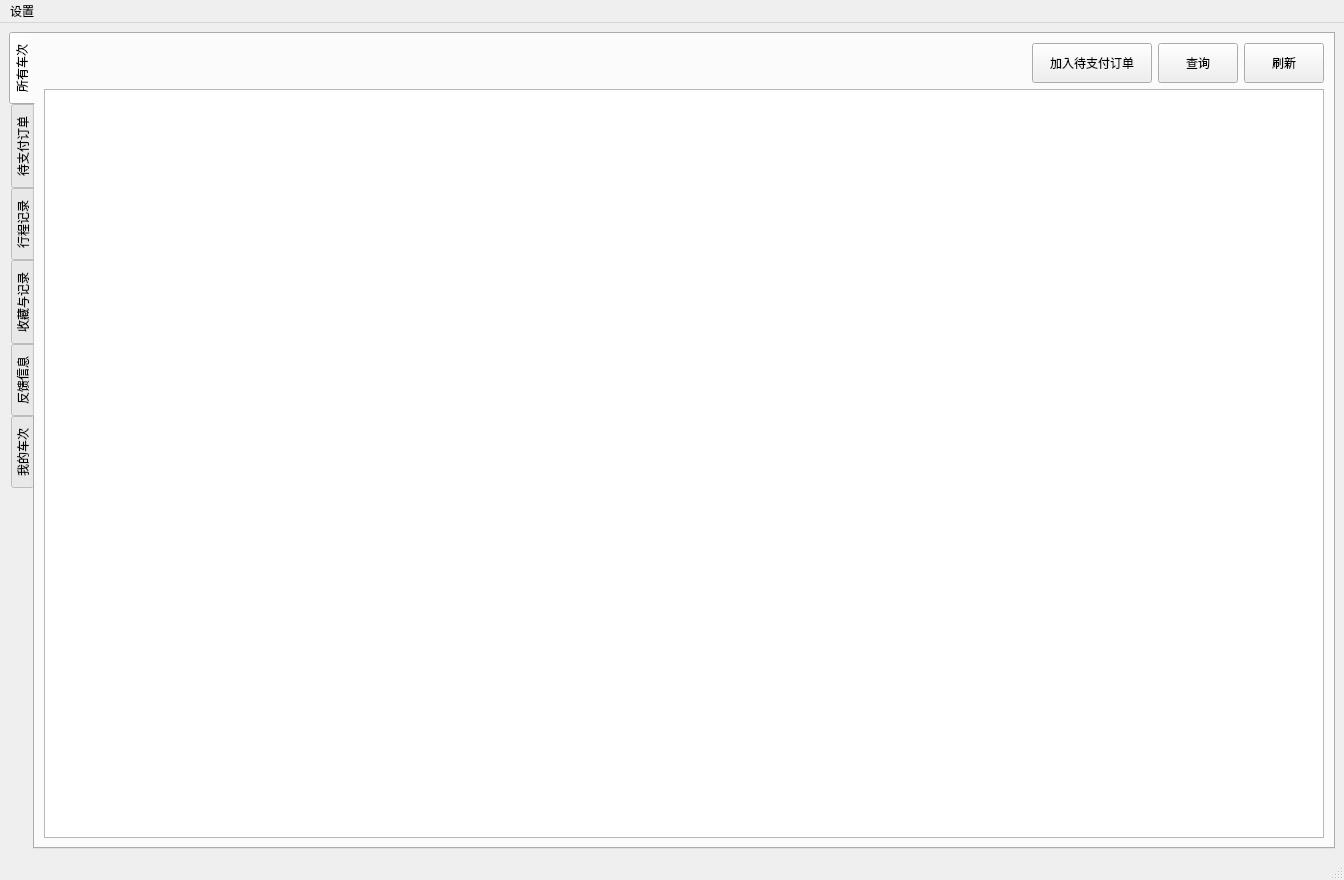
<?xml version="1.0" encoding="UTF-8"?>
<ui version="4.0">
 <class>UserWindow</class>
 <widget class="QMainWindow" name="UserWindow">
  <property name="geometry">
   <rect>
    <x>0</x>
    <y>0</y>
    <width>1344</width>
    <height>880</height>
   </rect>
  </property>
  <property name="windowTitle">
   <string/>
  </property>
  <property name="styleSheet">
   <string notr="true">QWidget#tabCart{
border-image: url(:/resources/22.jpg) 0 0 0 0 stretch stretch;
}</string>
  </property>
  <widget class="QWidget" name="centralwidget">
   <property name="styleSheet">
    <string notr="true"/>
   </property>
   <layout class="QGridLayout" name="gridLayout_3">
    <item row="0" column="0">
     <widget class="QTabWidget" name="tabWidget">
      <property name="styleSheet">
       <string notr="true">QWidget#tabGoods{
border-image: url(:/resources/37.jpg) 0 0 0 0 stretch stretch;
}</string>
      </property>
      <property name="tabPosition">
       <enum>QTabWidget::TabPosition::West</enum>
      </property>
      <property name="currentIndex">
       <number>0</number>
      </property>
      <widget class="QWidget" name="tabGoods">
       <property name="styleSheet">
        <string notr="true">QWidget#tabGoods{
border-image: url(:/resources/41.jpg) 0 0 0 0 stretch stretch;
}</string>
       </property>
       <attribute name="title">
        <string>所有车次</string>
       </attribute>
       <layout class="QGridLayout" name="gridLayout_2">
        <item row="0" column="1">
         <layout class="QGridLayout" name="gridLayoutGoods">
          <item row="0" column="2">
           <widget class="QPushButton" name="pushButtonGoodsRefresh">
            <property name="minimumSize">
             <size>
              <width>80</width>
              <height>40</height>
             </size>
            </property>
            <property name="styleSheet">
             <string notr="true">QPushButton {
border-image: url(:/resources/a1.jpg) 0 0 0 0 stretch stretch;
	font: 20pt &quot;Kunstler Script&quot;;


}


QPushButton:hover {
border-image: url(:/resources/a1.jpg) 0 0 0 0 stretch stretch;

font: 8pt &quot;Kunstler Script&quot;;
}


QPushButton:pressed {
border-image: url(:/resources/a1.jpg) 0 0 0 0 stretch stretch;
	font: 20pt &quot;Kunstler Script&quot;;


}</string>
            </property>
            <property name="text">
             <string>刷新</string>
            </property>
           </widget>
          </item>
          <item row="0" column="0">
           <widget class="QPushButton" name="pushButtonGoodsCart">
            <property name="minimumSize">
             <size>
              <width>120</width>
              <height>40</height>
             </size>
            </property>
            <property name="styleSheet">
             <string notr="true">QPushButton {
border-image: url(:/resources/a1.jpg) 0 0 0 0 stretch stretch;
	font: 20pt &quot;Kunstler Script&quot;;


}


QPushButton:hover {
border-image: url(:/resources/a1.jpg) 0 0 0 0 stretch stretch;

font: 8pt &quot;Kunstler Script&quot;;
}


QPushButton:pressed {
border-image: url(:/resources/a1.jpg) 0 0 0 0 stretch stretch;
	font: 20pt &quot;Kunstler Script&quot;;


}</string>
            </property>
            <property name="text">
             <string>加入待支付订单</string>
            </property>
           </widget>
          </item>
          <item row="0" column="1">
           <widget class="QPushButton" name="pushButtonGoodsSearch">
            <property name="minimumSize">
             <size>
              <width>80</width>
              <height>40</height>
             </size>
            </property>
            <property name="styleSheet">
             <string notr="true">QPushButton {
border-image: url(:/resources/a1.jpg) 0 0 0 0 stretch stretch;
	font: 20pt &quot;Kunstler Script&quot;;


}


QPushButton:hover {
border-image: url(:/resources/a1.jpg) 0 0 0 0 stretch stretch;

font: 8pt &quot;Kunstler Script&quot;;
}


QPushButton:pressed {
border-image: url(:/resources/a1.jpg) 0 0 0 0 stretch stretch;
	font: 20pt &quot;Kunstler Script&quot;;


}</string>
            </property>
            <property name="text">
             <string>查询</string>
            </property>
           </widget>
          </item>
         </layout>
        </item>
        <item row="0" column="0">
         <spacer name="horizontalSpacerGoods">
          <property name="orientation">
           <enum>Qt::Orientation::Horizontal</enum>
          </property>
          <property name="sizeHint" stdset="0">
           <size>
            <width>975</width>
            <height>20</height>
           </size>
          </property>
         </spacer>
        </item>
        <item row="1" column="0" colspan="2">
         <widget class="QTableView" name="tableViewGoods">
          <property name="styleSheet">
           <string notr="true">QTableView#tableViewGoods{
border-image: url(:/resources/37.jpg) 0 0 0 0 stretch stretch;
}</string>
          </property>
         </widget>
        </item>
       </layout>
      </widget>
      <widget class="QWidget" name="tabCart">
       <property name="styleSheet">
        <string notr="true">QWidget#tabCart{
border-image: url(:/resources/50.jpg) 0 0 0 0 stretch stretch;
}</string>
       </property>
       <attribute name="title">
        <string>待支付订单</string>
       </attribute>
       <layout class="QGridLayout" name="gridLayout_5">
        <item row="0" column="0">
         <spacer name="horizontalSpacerRecordation_2">
          <property name="orientation">
           <enum>Qt::Orientation::Horizontal</enum>
          </property>
          <property name="sizeHint" stdset="0">
           <size>
            <width>1022</width>
            <height>20</height>
           </size>
          </property>
         </spacer>
        </item>
        <item row="0" column="1">
         <widget class="QPushButton" name="pushButtonCartPay">
          <property name="minimumSize">
           <size>
            <width>80</width>
            <height>40</height>
           </size>
          </property>
          <property name="styleSheet">
           <string notr="true">QPushButton {
border-image: url(:/resources/a1.jpg) 0 0 0 0 stretch stretch;
	font: 20pt &quot;Kunstler Script&quot;;


}


QPushButton:hover {
border-image: url(:/resources/a1.jpg) 0 0 0 0 stretch stretch;

font: 8pt &quot;Kunstler Script&quot;;
}


QPushButton:pressed {
border-image: url(:/resources/a1.jpg) 0 0 0 0 stretch stretch;
	font: 20pt &quot;Kunstler Script&quot;;


}</string>
          </property>
          <property name="text">
           <string>付款</string>
          </property>
         </widget>
        </item>
        <item row="0" column="2">
         <widget class="QPushButton" name="pushButtonCartRemove">
          <property name="minimumSize">
           <size>
            <width>80</width>
            <height>40</height>
           </size>
          </property>
          <property name="styleSheet">
           <string notr="true">QPushButton {
border-image: url(:/resources/a1.jpg) 0 0 0 0 stretch stretch;
	font: 20pt &quot;Kunstler Script&quot;;


}


QPushButton:hover {
border-image: url(:/resources/a1.jpg) 0 0 0 0 stretch stretch;

font: 8pt &quot;Kunstler Script&quot;;
}


QPushButton:pressed {
border-image: url(:/resources/a1.jpg) 0 0 0 0 stretch stretch;
	font: 20pt &quot;Kunstler Script&quot;;


}</string>
          </property>
          <property name="text">
           <string> 移除</string>
          </property>
         </widget>
        </item>
        <item row="0" column="3">
         <widget class="QPushButton" name="pushButtonCartRefresh">
          <property name="minimumSize">
           <size>
            <width>80</width>
            <height>40</height>
           </size>
          </property>
          <property name="styleSheet">
           <string notr="true">QPushButton {
border-image: url(:/resources/a1.jpg) 0 0 0 0 stretch stretch;
	font: 20pt &quot;Kunstler Script&quot;;


}


QPushButton:hover {
border-image: url(:/resources/a1.jpg) 0 0 0 0 stretch stretch;

font: 8pt &quot;Kunstler Script&quot;;
}


QPushButton:pressed {
border-image: url(:/resources/a1.jpg) 0 0 0 0 stretch stretch;
	font: 20pt &quot;Kunstler Script&quot;;


}</string>
          </property>
          <property name="text">
           <string>刷新</string>
          </property>
         </widget>
        </item>
        <item row="1" column="0" colspan="4">
         <widget class="QTableView" name="tableViewCart">
          <property name="enabled">
           <bool>true</bool>
          </property>
          <property name="styleSheet">
           <string notr="true"/>
          </property>
         </widget>
        </item>
       </layout>
      </widget>
      <widget class="QWidget" name="tabRecordation">
       <property name="styleSheet">
        <string notr="true">QWidget#tabRecordation{
border-image: url(:/resources/37.jpg) 0 0 0 0 stretch stretch;
}</string>
       </property>
       <attribute name="title">
        <string>行程记录</string>
       </attribute>
       <layout class="QGridLayout" name="gridLayout">
        <item row="0" column="2">
         <layout class="QGridLayout" name="gridLayoutRecordation">
          <item row="1" column="1">
           <widget class="QPushButton" name="pushButtonGoodsReturn">
            <property name="minimumSize">
             <size>
              <width>80</width>
              <height>40</height>
             </size>
            </property>
            <property name="styleSheet">
             <string notr="true">QPushButton {
border-image: url(:/resources/a1.jpg) 0 0 0 0 stretch stretch;
	font: 20pt &quot;Kunstler Script&quot;;


}


QPushButton:hover {
border-image: url(:/resources/a1.jpg) 0 0 0 0 stretch stretch;

font: 8pt &quot;Kunstler Script&quot;;
}


QPushButton:pressed {
border-image: url(:/resources/a1.jpg) 0 0 0 0 stretch stretch;
	font: 20pt &quot;Kunstler Script&quot;;


}</string>
            </property>
            <property name="text">
             <string>退票</string>
            </property>
           </widget>
          </item>
          <item row="1" column="2">
           <widget class="QPushButton" name="pushButtonRecordationSearch">
            <property name="minimumSize">
             <size>
              <width>80</width>
              <height>40</height>
             </size>
            </property>
            <property name="styleSheet">
             <string notr="true">QPushButton {
border-image: url(:/resources/a1.jpg) 0 0 0 0 stretch stretch;
	font: 20pt &quot;Kunstler Script&quot;;


}


QPushButton:hover {
border-image: url(:/resources/a1.jpg) 0 0 0 0 stretch stretch;

font: 8pt &quot;Kunstler Script&quot;;
}


QPushButton:pressed {
border-image: url(:/resources/a1.jpg) 0 0 0 0 stretch stretch;
	font: 20pt &quot;Kunstler Script&quot;;


}</string>
            </property>
            <property name="text">
             <string>查询</string>
            </property>
           </widget>
          </item>
          <item row="1" column="3">
           <widget class="QPushButton" name="pushButtonRecordationRefresh">
            <property name="minimumSize">
             <size>
              <width>80</width>
              <height>40</height>
             </size>
            </property>
            <property name="styleSheet">
             <string notr="true">QPushButton {
border-image: url(:/resources/a1.jpg) 0 0 0 0 stretch stretch;
	font: 20pt &quot;Kunstler Script&quot;;


}


QPushButton:hover {
border-image: url(:/resources/a1.jpg) 0 0 0 0 stretch stretch;

font: 8pt &quot;Kunstler Script&quot;;
}


QPushButton:pressed {
border-image: url(:/resources/a1.jpg) 0 0 0 0 stretch stretch;
	font: 20pt &quot;Kunstler Script&quot;;


}</string>
            </property>
            <property name="text">
             <string>刷新</string>
            </property>
           </widget>
          </item>
          <item row="1" column="0">
           <widget class="QPushButton" name="pushButtonShoucang">
            <property name="minimumSize">
             <size>
              <width>80</width>
              <height>40</height>
             </size>
            </property>
            <property name="styleSheet">
             <string notr="true">QPushButton {
border-image: url(:/resources/a1.jpg) 0 0 0 0 stretch stretch;
	font: 20pt &quot;Kunstler Script&quot;;


}


QPushButton:hover {
border-image: url(:/resources/a1.jpg) 0 0 0 0 stretch stretch;

font: 8pt &quot;Kunstler Script&quot;;
}


QPushButton:pressed {
border-image: url(:/resources/a1.jpg) 0 0 0 0 stretch stretch;
	font: 20pt &quot;Kunstler Script&quot;;


}</string>
            </property>
            <property name="text">
             <string>收藏</string>
            </property>
           </widget>
          </item>
         </layout>
        </item>
        <item row="0" column="0">
         <spacer name="horizontalSpacerRecordation">
          <property name="orientation">
           <enum>Qt::Orientation::Horizontal</enum>
          </property>
          <property name="sizeHint" stdset="0">
           <size>
            <width>975</width>
            <height>20</height>
           </size>
          </property>
         </spacer>
        </item>
        <item row="1" column="0" colspan="3">
         <widget class="QTableView" name="tableViewRecordation">
          <property name="styleSheet">
           <string notr="true"/>
          </property>
         </widget>
        </item>
       </layout>
      </widget>
      <widget class="QWidget" name="tabshoucang">
       <property name="styleSheet">
        <string notr="true">QWidget#tabshoucang{
border-image: url(:/resources/37.jpg) 0 0 0 0 stretch stretch;
}</string>
       </property>
       <attribute name="title">
        <string>收藏与记录</string>
       </attribute>
       <widget class="QTableView" name="tableViewShoucang">
        <property name="geometry">
         <rect>
          <x>0</x>
          <y>40</y>
          <width>1291</width>
          <height>761</height>
         </rect>
        </property>
        <property name="styleSheet">
         <string notr="true"/>
        </property>
       </widget>
       <widget class="QPushButton" name="pushButto_update">
        <property name="geometry">
         <rect>
          <x>10</x>
          <y>10</y>
          <width>93</width>
          <height>31</height>
         </rect>
        </property>
        <property name="styleSheet">
         <string notr="true">QPushButton {
border-image: url(:/resources/a1.jpg) 0 0 0 0 stretch stretch;
	font: 20pt &quot;Kunstler Script&quot;;


}


QPushButton:hover {
border-image: url(:/resources/a1.jpg) 0 0 0 0 stretch stretch;

font: 8pt &quot;Kunstler Script&quot;;
}


QPushButton:pressed {
border-image: url(:/resources/a1.jpg) 0 0 0 0 stretch stretch;
	font: 20pt &quot;Kunstler Script&quot;;


}</string>
        </property>
        <property name="text">
         <string>刷新</string>
        </property>
       </widget>
       <widget class="QPushButton" name="pushButto_create">
        <property name="geometry">
         <rect>
          <x>120</x>
          <y>10</y>
          <width>111</width>
          <height>31</height>
         </rect>
        </property>
        <property name="styleSheet">
         <string notr="true">QPushButton {
border-image: url(:/resources/a1.jpg) 0 0 0 0 stretch stretch;
	font: 20pt &quot;Kunstler Script&quot;;


}


QPushButton:hover {
border-image: url(:/resources/a1.jpg) 0 0 0 0 stretch stretch;

font: 8pt &quot;Kunstler Script&quot;;
}


QPushButton:pressed {
border-image: url(:/resources/a1.jpg) 0 0 0 0 stretch stretch;
	font: 20pt &quot;Kunstler Script&quot;;


}</string>
        </property>
        <property name="text">
         <string>生成车票</string>
        </property>
       </widget>
      </widget>
      <widget class="QWidget" name="tabInvitation">
       <property name="styleSheet">
        <string notr="true">QWidget#tabInvitation{
border-image: url(:/resources/42.jpg) 0 0 0 0 stretch stretch;
}</string>
       </property>
       <attribute name="title">
        <string>反馈信息</string>
       </attribute>
       <layout class="QGridLayout" name="gridLayout_6">
        <item row="0" column="0">
         <spacer name="horizontalSpacerBook_3">
          <property name="orientation">
           <enum>Qt::Orientation::Horizontal</enum>
          </property>
          <property name="sizeHint" stdset="0">
           <size>
            <width>1108</width>
            <height>20</height>
           </size>
          </property>
         </spacer>
        </item>
        <item row="0" column="1">
         <widget class="QPushButton" name="pushButtonInvitationAdd">
          <property name="minimumSize">
           <size>
            <width>80</width>
            <height>40</height>
           </size>
          </property>
          <property name="styleSheet">
           <string notr="true">QPushButton {
border-image: url(:/resources/a1.jpg) 0 0 0 0 stretch stretch;
	font: 20pt &quot;Kunstler Script&quot;;


}


QPushButton:hover {
border-image: url(:/resources/a1.jpg) 0 0 0 0 stretch stretch;

font: 8pt &quot;Kunstler Script&quot;;
}


QPushButton:pressed {
border-image: url(:/resources/a1.jpg) 0 0 0 0 stretch stretch;
	font: 20pt &quot;Kunstler Script&quot;;


}</string>
          </property>
          <property name="text">
           <string> 上报反馈</string>
          </property>
         </widget>
        </item>
        <item row="0" column="2">
         <widget class="QPushButton" name="pushButtonInvitationRefresh">
          <property name="minimumSize">
           <size>
            <width>80</width>
            <height>40</height>
           </size>
          </property>
          <property name="styleSheet">
           <string notr="true">QPushButton {
border-image: url(:/resources/a1.jpg) 0 0 0 0 stretch stretch;
	font: 20pt &quot;Kunstler Script&quot;;


}


QPushButton:hover {
border-image: url(:/resources/a1.jpg) 0 0 0 0 stretch stretch;

font: 8pt &quot;Kunstler Script&quot;;
}


QPushButton:pressed {
border-image: url(:/resources/a1.jpg) 0 0 0 0 stretch stretch;
	font: 20pt &quot;Kunstler Script&quot;;


}</string>
          </property>
          <property name="text">
           <string>刷新</string>
          </property>
         </widget>
        </item>
        <item row="1" column="0" colspan="3">
         <widget class="QTableView" name="tableViewInvitation">
          <property name="styleSheet">
           <string notr="true"/>
          </property>
         </widget>
        </item>
       </layout>
      </widget>
      <widget class="QWidget" name="tabMyGoods">
       <property name="styleSheet">
        <string notr="true">QWidget#tabMyGoods{
border-image: url(:/resources/43.jpg) 0 0 0 0 stretch stretch;
}</string>
       </property>
       <attribute name="title">
        <string>我的车次</string>
       </attribute>
       <layout class="QGridLayout" name="gridLayout_4">
        <item row="0" column="2">
         <layout class="QHBoxLayout" name="horizontalLayout">
          <item>
           <widget class="QPushButton" name="pushButtonMyGoodsAdd">
            <property name="minimumSize">
             <size>
              <width>80</width>
              <height>40</height>
             </size>
            </property>
            <property name="styleSheet">
             <string notr="true">QPushButton {
border-image: url(:/resources/a1.jpg) 0 0 0 0 stretch stretch;
	font: 20pt &quot;Kunstler Script&quot;;


}


QPushButton:hover {
border-image: url(:/resources/a1.jpg) 0 0 0 0 stretch stretch;

font: 8pt &quot;Kunstler Script&quot;;
}


QPushButton:pressed {
border-image: url(:/resources/a1.jpg) 0 0 0 0 stretch stretch;
	font: 20pt &quot;Kunstler Script&quot;;


}</string>
            </property>
            <property name="text">
             <string>添加</string>
            </property>
           </widget>
          </item>
          <item>
           <widget class="QPushButton" name="pushButtonMyGoodsRemove">
            <property name="minimumSize">
             <size>
              <width>80</width>
              <height>40</height>
             </size>
            </property>
            <property name="styleSheet">
             <string notr="true">QPushButton {
border-image: url(:/resources/a1.jpg) 0 0 0 0 stretch stretch;
	font: 20pt &quot;Kunstler Script&quot;;


}


QPushButton:hover {
border-image: url(:/resources/a1.jpg) 0 0 0 0 stretch stretch;

font: 8pt &quot;Kunstler Script&quot;;
}


QPushButton:pressed {
border-image: url(:/resources/a1.jpg) 0 0 0 0 stretch stretch;
	font: 20pt &quot;Kunstler Script&quot;;


}</string>
            </property>
            <property name="text">
             <string>删除</string>
            </property>
           </widget>
          </item>
          <item>
           <widget class="QPushButton" name="pushButtonMyGoodsSearch">
            <property name="minimumSize">
             <size>
              <width>80</width>
              <height>40</height>
             </size>
            </property>
            <property name="styleSheet">
             <string notr="true">QPushButton {
border-image: url(:/resources/a1.jpg) 0 0 0 0 stretch stretch;
	font: 20pt &quot;Kunstler Script&quot;;


}


QPushButton:hover {
border-image: url(:/resources/a1.jpg) 0 0 0 0 stretch stretch;

font: 8pt &quot;Kunstler Script&quot;;
}


QPushButton:pressed {
border-image: url(:/resources/a1.jpg) 0 0 0 0 stretch stretch;
	font: 20pt &quot;Kunstler Script&quot;;


}</string>
            </property>
            <property name="text">
             <string>查询</string>
            </property>
           </widget>
          </item>
          <item>
           <widget class="QPushButton" name="pushButtonMyGoodsRefresh">
            <property name="minimumSize">
             <size>
              <width>80</width>
              <height>40</height>
             </size>
            </property>
            <property name="styleSheet">
             <string notr="true">QPushButton {
border-image: url(:/resources/a1.jpg) 0 0 0 0 stretch stretch;
	font: 20pt &quot;Kunstler Script&quot;;


}


QPushButton:hover {
border-image: url(:/resources/a1.jpg) 0 0 0 0 stretch stretch;

font: 8pt &quot;Kunstler Script&quot;;
}


QPushButton:pressed {
border-image: url(:/resources/a1.jpg) 0 0 0 0 stretch stretch;
	font: 20pt &quot;Kunstler Script&quot;;


}</string>
            </property>
            <property name="text">
             <string>刷新</string>
            </property>
           </widget>
          </item>
         </layout>
        </item>
        <item row="0" column="1">
         <spacer name="horizontalSpacerGoods_2">
          <property name="orientation">
           <enum>Qt::Orientation::Horizontal</enum>
          </property>
          <property name="sizeHint" stdset="0">
           <size>
            <width>1299</width>
            <height>20</height>
           </size>
          </property>
         </spacer>
        </item>
        <item row="3" column="0" colspan="3">
         <widget class="QTableView" name="tableViewMyGoods">
          <property name="styleSheet">
           <string notr="true"/>
          </property>
         </widget>
        </item>
       </layout>
      </widget>
     </widget>
    </item>
   </layout>
  </widget>
  <widget class="QMenuBar" name="menubar">
   <property name="geometry">
    <rect>
     <x>0</x>
     <y>0</y>
     <width>1344</width>
     <height>18</height>
    </rect>
   </property>
   <widget class="QMenu" name="menu">
    <property name="title">
     <string>设置</string>
    </property>
    <addaction name="actionAccount"/>
    <addaction name="separator"/>
    <addaction name="actionQuit"/>
   </widget>
   <addaction name="menu"/>
  </widget>
  <widget class="QStatusBar" name="statusbar"/>
  <action name="actionAccount">
   <property name="text">
    <string>账户信息(&amp;U)</string>
   </property>
  </action>
  <action name="actionQuit">
   <property name="text">
    <string>退出(&amp;Q)</string>
   </property>
  </action>
 </widget>
 <tabstops>
  <tabstop>pushButtonGoodsCart</tabstop>
  <tabstop>pushButtonGoodsSearch</tabstop>
  <tabstop>pushButtonGoodsRefresh</tabstop>
  <tabstop>tableViewGoods</tabstop>
  <tabstop>pushButtonRecordationRefresh</tabstop>
  <tabstop>pushButtonRecordationSearch</tabstop>
  <tabstop>tableViewRecordation</tabstop>
 </tabstops>
 <resources/>
 <connections/>
</ui>
